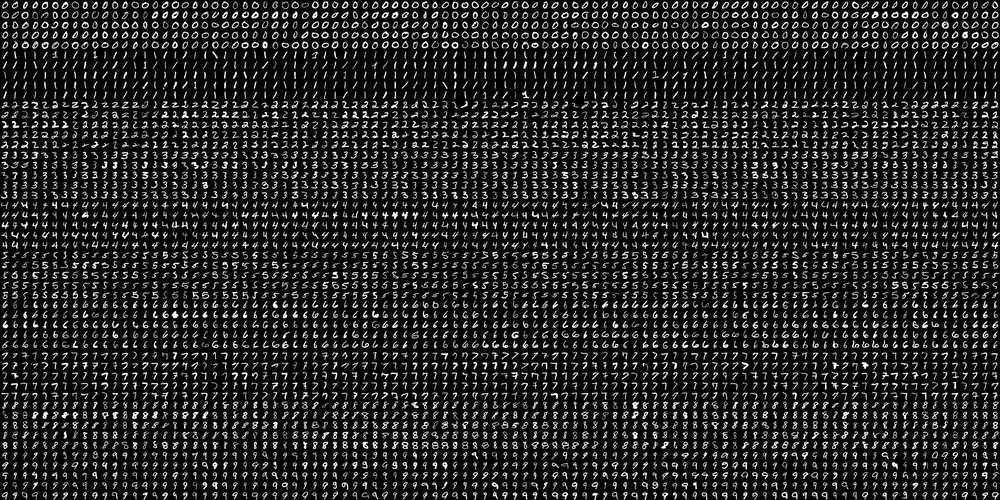
#> input picture code/ML/digits.png, 1000 x 500 px, shrunk from 2000 x 1000 before the run
$ python Transformation.py --image ML/digits.png
#> lines starting #> are read from the running program, lines starting #| are printed output that depends on the picture
import argparse
import cv2
import numpy as np
import imutils

ap=argparse.ArgumentParser()
ap.add_argument("-i","--image",help="Path To Image")

args=vars(ap.parse_args())

img=cv2.imread(args["image"])
#> img is the input picture: shape (500, 1000, 3); min 0, max 255, mean 36.1

shifted=imutils.translate(img,0,100)
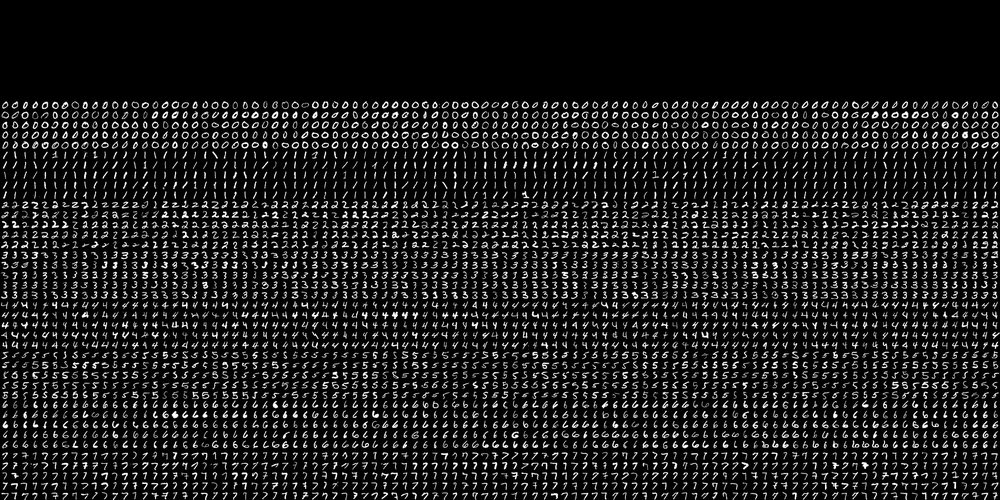
#> shifted: shape (500, 1000, 3); min 0, max 255, mean 28.6
cv2.imshow("shifted Down",shifted)
cv2.waitKey(0)
